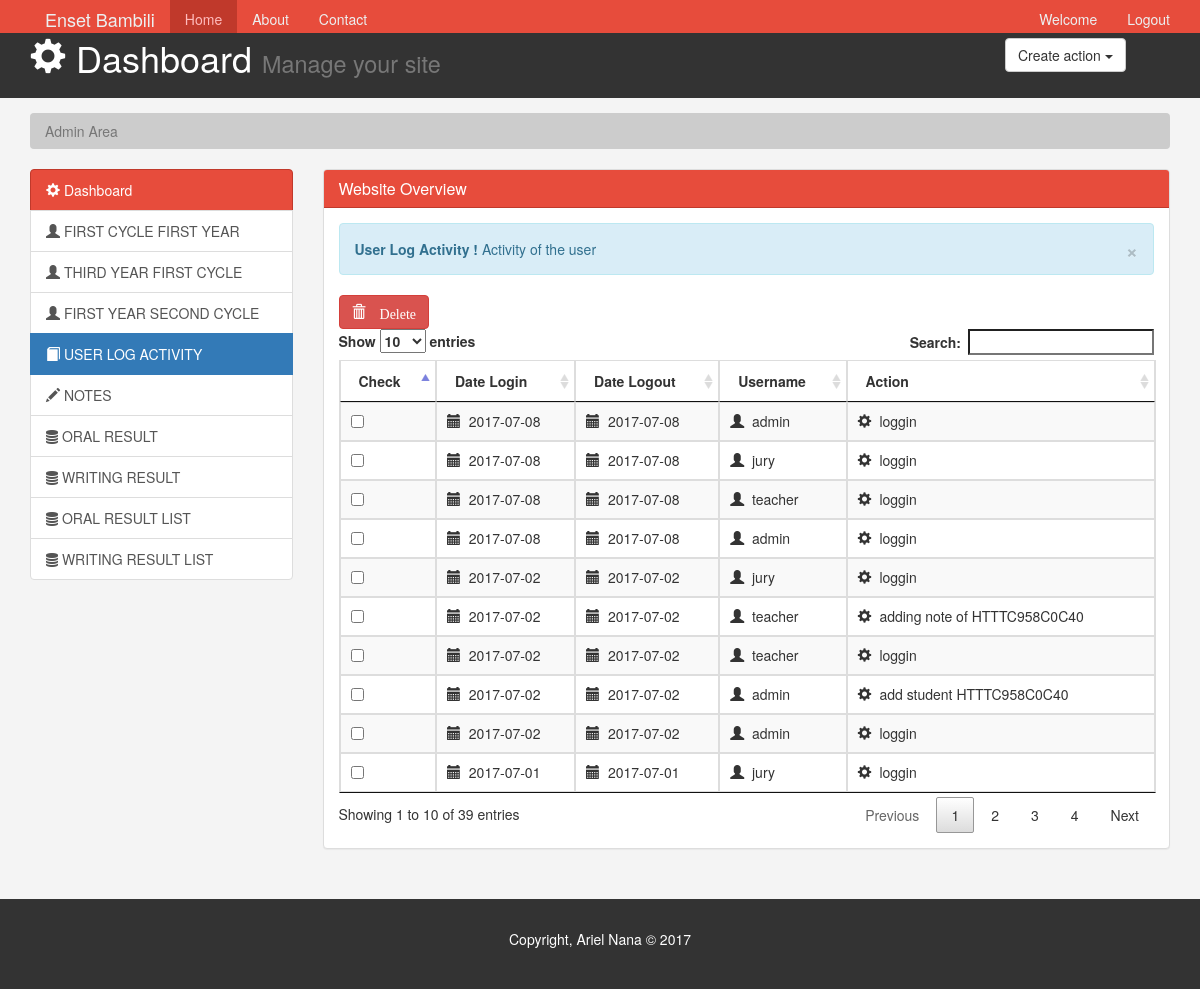
Screenshot of /admin/user_log.php with the database file from the repository.
### tables this page shows
CREATE TABLE IF NOT EXISTS `admin_log` (
  `id_log` int(11) NOT NULL AUTO_INCREMENT,
  `username` varchar(50) NOT NULL,
  `login_date` date DEFAULT NULL,
  `action` varchar(255) DEFAULT NULL,
  PRIMARY KEY (`id_log`)
);

### admin/user_log.php (the view, shortened to what this page needs)
<?php
$username = $_SESSION['username'];
?>
<!DOCTYPE html>
<html lang="en">
<head>
    <link rel="stylesheet" type="text/css" href="../css/bootstrap.css">
    <link rel="stylesheet" type="text/css" href="../css/font-awesome.min.css">
    <link rel="stylesheet" type="text/css" href="../css/style.css">
    <link rel="stylesheet" type="text/css" href="../css/jquery.dataTables.min.css">
</head>
<body>
<nav id="myNavbar" class="navbar-nav navbar-default navbar-fixed-top" role="navigation">
    <div class="container">
        <div class="navbar-header">
            <a class="navbar-brand" href="welcome_admin.php">Enset Bambili</a>
        </div>
        <div class="collapse navbar-collapse" id="navbar">
            <ul class="nav navbar-nav">
                <li class="active"><a href="welcome_admin.php" target="_self">Home</a></li>
                <li><a href="#about" data-toggle="modal">About</a></li>
                <li><a href="#contact" data-toggle="modal">Contact</a></li>
            </ul>
            <ul class="nav navbar-nav navbar-right">
                <li><a href="#">Welcome <?php echo $username; ?>  </a></li>
                <li><a href="logout2.php">Logout</a> </li>
            </ul>
        </div>
    </div>
</nav>
<header id="header">
    <div class="container">
        <div class="row">
            <div class="col-md-10">
                <h1><span class="glyphicon glyphicon-cog" aria-hidden="true"></span> Dashboard <small>Manage your site</small></h1>
            </div>
            <div class="col-md-2">
                <div class="dropdown create">
                    <div class="btn-group">
                        <button type="button" data-toggle="dropdown" class="btn btn-default dropdown-toggle" id="dropdownMenu1">Create action <span class="caret"></span></button>
                    </div>
                </div>
            </div>
        </div>
    </div>
</header>
<section id="breadcrumb">
    <div class="container">
        <ol class="breadcrumb">
            <li class="active">Admin Area</li>
        </ol>
    </div>
</section>
<section id="main">
    <div class="container">
        <div class="row">
            <div class="col-md-3">
                <div class="list-group">
                    <a href="welcome_admin.php" class="list-group-item main-color-bg">
                        <span class="glyphicon glyphicon-cog"></span>  Dashboard
                    </a>
                    <a href="field1.php" class="list-group-item">
                        <span class="glyphicon glyphicon-user"></span> FIRST CYCLE FIRST YEAR
                    </a>
                    <a href="field2.php" class="list-group-item">
                        <span class="glyphicon glyphicon-user"></span> THIRD YEAR FIRST CYCLE
                    </a>
                    <a href="field3.php" class="list-group-item">
                        <span class="glyphicon glyphicon-user"></span> FIRST YEAR SECOND CYCLE
                    </a>
                    <a href="user_log.php" class="list-group-item active">
                        <span class="glyphicon glyphicon-book"></span> USER LOG ACTIVITY
                    </a>
                    <a href="note.php" class="list-group-item">
                        <span class="glyphicon glyphicon-pencil"></span> NOTES
                    </a>
                    <a href="oral_result.php" class="list-group-item">
                        <span class="fa fa-database"></span> ORAL RESULT
                    </a>
                    <a href="writing_results.php" class="list-group-item">
                        <span class="fa fa-database"></span> WRITING RESULT
                    </a>
                    <a href="oral_list.php" class="list-group-item">
                        <span class="fa fa-database"></span> ORAL RESULT LIST
                    </a>
                    <a href="writing_list.php" class="list-group-item">
                        <span class="fa fa-database"></span> WRITING RESULT LIST
                    </a>
                </div>
            </div>
            <div class="col-md-9">
                <div class="panel panel-default">
                    <div class="panel-heading main-color-bg">
                        <h3 class="panel-title">Website Overview</h3>
                    </div>
                    <div class="panel-body">
                        <div class="row">
                            <div class="col-md-12">
                                <div class="alert alert-info">
                                    <a href="#" class="close" data-dismiss="alert">&times;</a>
                                    <strong>User Log Activity !</strong> Activity of the user
                                </div>
                            </div>
                        </div>
                        <form method="post" action="delete_user_log.php">
                            <div class="row">
                                <div class="col-md-12">
                                    <a href="#delete_user_log" data-placement="right" title="Click to delete user check" data-toggle="modal" id="delete" class="btn btn-danger"><i class="glyphicon glyphicon-trash"> Delete</i> </a><br/>
                                </div>
                            </div>
                            <div class="row">
                                <div class="col-md-12">
                                    <table class="table table-responsive table-striped table-bordered" id="example">
                                        <thead>
                                        <tr>
                                            <th>Check</th>
                                            <th>Date Login</th>
                                            <th>Date Logout</th>
                                            <th>Username</th>
                                            <th>Action</th>
                                        </tr>
                                        </thead>
                                        <tbody>
                                        <?php
                                        $sql = mysql_query("SELECT * FROM admin_log ORDER BY login_date DESC");
                                        while ($check = mysql_fetch_array($sql)) {
                                            $id = $check[0];
                                            ?>
                                            <tr>
                                                <td><input type="checkbox" name="selector[]" value="<?php echo $id ?>" </td>
                                                <td><i class="glyphicon glyphicon-calendar"></i>&nbsp; <?php echo $check[2]; ?> </td>
                                                <td><i class="glyphicon glyphicon-calendar"></i>&nbsp; <?php echo $check[2]; ?> </td>
                                                <td><i class="glyphicon glyphicon-user"></i>&nbsp; <?php echo $check[1]; ?> </td>
                                                <td><i class="glyphicon glyphicon-cog"></i>&nbsp; <?php echo $check[3]; ?> </td>
                                            </tr>
                                        <?php } ?>
                                        </tbody>
                                    </table>
                                </div>
                            </div>
                        </form>
                    </div>
                </div>
            </div>
        </div>
    </div>
</section>
<footer id="footer">
    <p>Copyright, Ariel Nana &copy; 2017</p>
</footer>
</body>
</html>

### css/style.css (style rules this page uses)
body { background: #f4f4f4; }
.navbar-nav { min-height: 33px; margin-bottom:0; border-radius: 0; }
.navbar-nav > li > a, .navbar-brand { padding-top:9px !important; padding-bottom: 0 !important; height: 33px; }
.navbar-default { background-color: #e74c3c; border-color: #ce392b; }
.navbar-default .navbar-brand { color: #ecf0f1; }
.navbar-default .navbar-nav > li > a { color: #ecf0f1; }
.navbar-default .navbar-nav > .active > a, .navbar-default .navbar-nav > .active > a:hover, .navbar-default .navbar-nav > .active > a:focus { color: #ffbbbc; background-color: #c0392b; }
.navbar-default .navbar-collapse, .navbar-default .navbar-form { border-color: #ecf0f1; }
.main-color-bg { background-color: #e74c3c !important; border-color: #c0392b !important; color: #ffffff !important; }
#header { background: #333333; color: #ffffff; padding-bottom: 10px; margin-bottom: 15px; margin-top: 18px; }
#header .create { padding-top: 20px; }
.breadcrumb { background: #cccccc; color: #333333; }
#footer { background: #333333; color: #ffffff; text-align: center; padding: 30px; margin-top: 30px; }

### rows the page displays
admin_log: login_date "2017-07-08", username "admin", action "loggin"
admin_log: login_date "2017-07-08", username "jury", action "loggin"
admin_log: login_date "2017-07-08", username "teacher", action "loggin"
admin_log: login_date "2017-07-08", username "admin", action "loggin"
admin_log: login_date "2017-07-02", username "jury", action "loggin"
admin_log: login_date "2017-07-02", username "teacher", action "adding note of HTTTC958C0C40"
admin_log: login_date "2017-07-02", username "teacher", action "loggin"
admin_log: login_date "2017-07-02", username "admin", action "add student HTTTC958C0C40"
admin_log: login_date "2017-07-02", username "admin", action "loggin"
admin_log: login_date "2017-07-01", username "jury", action "loggin"
